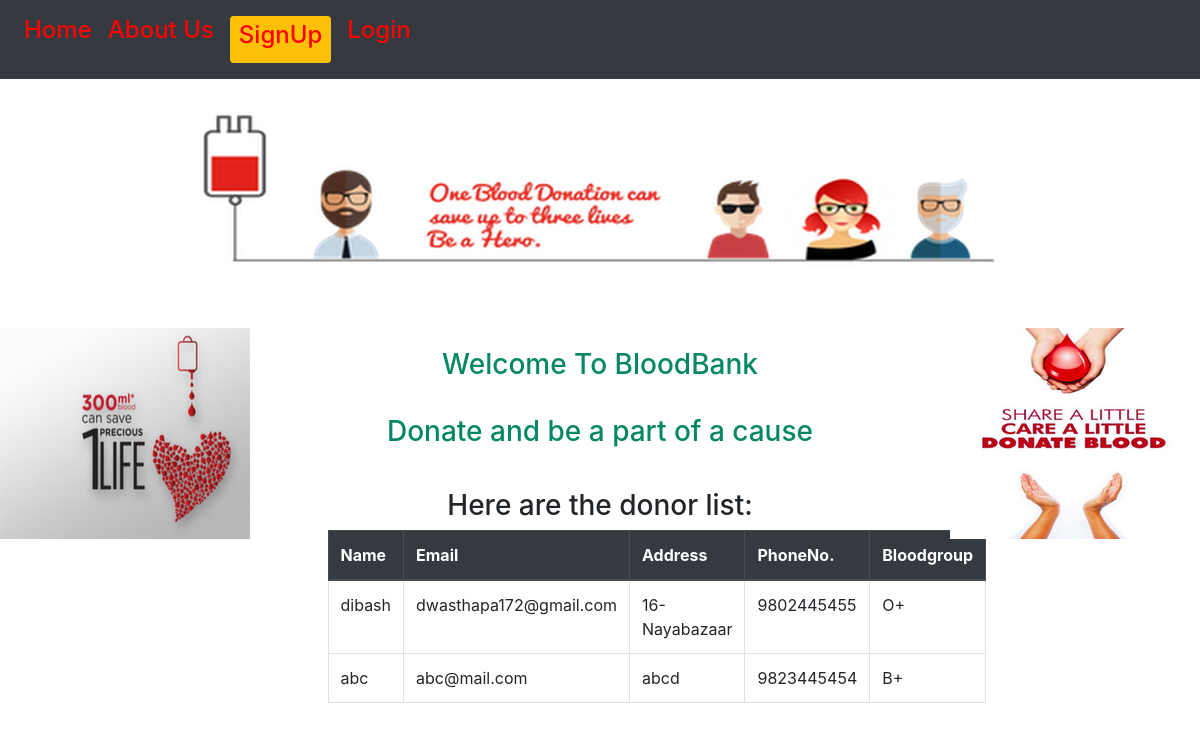
The page / on the database its author committed.
### accounts/models.py (models this page shows, shortened)
class Donor(models.Model):
    user=models.OneToOneField('auth.User',on_delete=models.CASCADE)
    email=models.EmailField(unique=True)
    bloodgroup=models.CharField(choices=Blood_Group,max_length=3)
    phonenumber=models.CharField(max_length=10,unique=True)
    address = models.CharField(max_length=264)

### record/views.py (the view)
# urls.py: path('',views.HomeView.as_view(),name='Home'),
class HomeView(ListView):
    model = Donor
    def get_queryset(self):
        return Donor.objects.order_by('-user')
    template_name='record/index.html'

### record/templates/record/index.html (shortened to what this page needs)
{% extends "record/base.html" %}
{% load static %}
{% block content %}
<div class="container mt-5 pt-4 text-center">
  <img class="img-fluid "src="{% static "image/bloodtop.png" %}" alt="">
</div>
<div class="mt-5 pt-2">
  <div class="row g-0">
    <div class="col card-img">
      <img class="img-fluid" src="{% static "image/bloodleft.png" %}" alt="fail">
    </div>
    <div class="col-sm-6 ">
      <div class="card-body">
        <div class="card-text text-center">
          <h3 id="one">Welcome To BloodBank
            <br><br>
             Donate and be a part of a cause</h3>
        </div>
        <h3 class="mt-4 pt-3 text-center">Here are the donor list:</h3>
        {% if donor_list %}
        <div class="table-responsive-lg">
          <table class="table table-hover table-bordered">
            <thead class="thead-dark">
              <th scope="col">Name</th>
              <th scope="col">Email</th>
              <th scope="col">Address</th>
              <th scope="col">PhoneNo.</th>
              <th scope="col">Bloodgroup</th>
            </thead>
            {% for i in donor_list %}
              <tr>
                <td>{{ i.user.username }}</td>
                <td>{{i.email}}</td>
                <td>{{ i.address}}</td>
                <td>{{ i.phonenumber}}</td>
                <td>{{ i.bloodgroup}}</td>
                </tr>
            {% endfor %}
          </table>
        </div>
        {% else %}
          <p>No donated record found</p>
        {% endif %}
      </div>
    </div>
      <div class="col card-img">
        <img class="img-fluid float-right"src="{% static "image/bloodright.png" %}" alt="">
      </div>
    </div>
  </div>
{% endblock %}

### record/templates/record/base.html (shortened to what this page needs)
<!DOCTYPE html>
  {% load static %}
  {% load bootstrap5 %}
<html lang="en" dir="ltr">
<head>
    <link rel="stylesheet" href="https://stackpath.bootstrapcdn.com/bootstrap/4.4.1/css/bootstrap.min.css">
    <link rel="stylesheet" href="{% static "record/style1.css" %}"/>
</head>
  <body>
    <nav class="navbar fixed-top navbar-expand navbar-dark bg-dark">
        <ul class="nav navbar-nav">
          <li class="nav-item">
            <a class="nav-link" href="{% url "record:Home" %}"><h4>Home </h4></a>
          </li>
          <li class="nav-item">
            <a class="nav-link" href="#"> <h4>About Us </h4></a>
          </li>
          {% if user.is_authenticated %}
          <li class="nav-item">
            <a class="nav-link" href="{% url 'record:historylist' %}"> <h4>History </h4></a>
          </li>
          <li class="nav-item">
            <a class ="nav-link" href="{% url 'record:createhistory' %}"> <h4>Update Record</h4> </a>
          </li>
          <li class="nav-item">
            <a class="nav-link" href="{% url 'accounts:logout' %}"> <h4>Logout </h4></a>
          </li>
          {% else %}
          <li class="nav-item active">
            <a class="nav-link " href="{% url 'accounts:signup' %}"> <button type="button" class='btn btn-sm btn-warning '><h4 >SignUp</h4></button></a>
          </li>
          <li class="nav-item">
            <a class="nav-link" href="{% url 'accounts:login' %}"><h4>Login </h4> </a>
          </li>
            {% endif %}
        </ul>
    </nav>
      {% block content %}
      {% endblock %}
  </body>
</html>

### static/record/style1.css (style rules this page uses)
h4 { color: red; }

### rows shown on the page
Donor: user.username "dibash", email "dwasthapa172@gmail.com", address "16-Nayabazaar", phonenumber "9802445455", bloodgroup "O+"
Donor: user.username "abc", email "abc@mail.com", address "abcd", phonenumber "9823445454", bloodgroup "B+"
